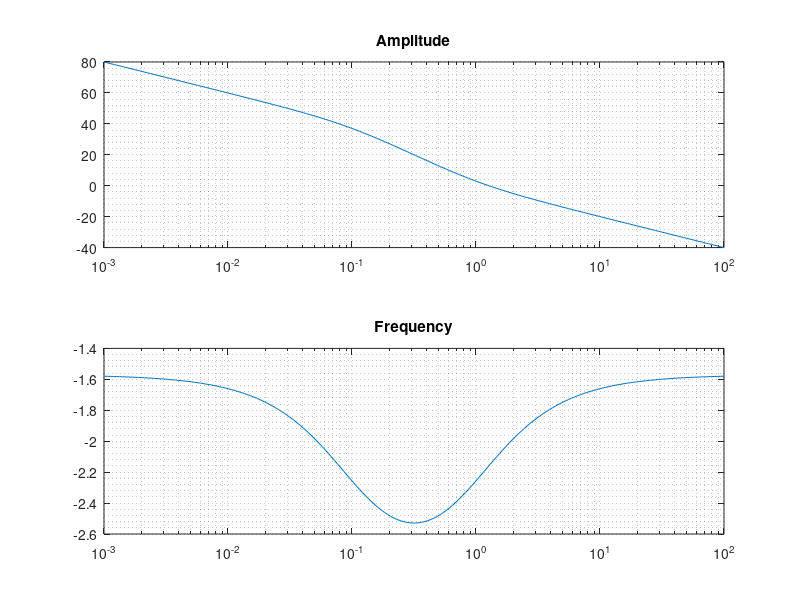

This chart was generated by the following MATLAB code:
% Aufgabe 19
home
clear
close all

% Generate logarithmically spaced vector
% y = logspace(a,b,n) generates n points 
% between decades 10^a and 10^b.
w = logspace(-3, 2, 200);

G_w = (10./(j * w)).*(1 + j*w)./(1 + j * w/0.1);
G_abs = abs(G_w);
G_absDB = 20 * log10(G_abs);
G_angle = angle(G_w);

% semilogx plot data as logarithmic scales for the x-axis.
subplot(2, 1, 1);
semilogx(w, G_absDB)
grid minor
title ('Amplitude')
subplot(2, 1, 2);
semilogx(w, G_angle)
grid minor
title ('Frequency')
